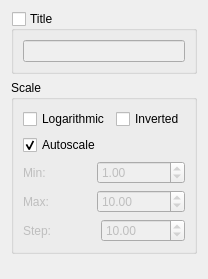
           <widget class="QWidget" name="tabWidgetPage1_2">
            <attribute name="title">
             <string>Bottom</string>
            </attribute>
            <layout class="QVBoxLayout" name="verticalLayout_17">
             <item>
              <widget class="QGroupBox" name="settingsXBTitleGroup">
               <property name="title">
                <string>Title</string>
               </property>
               <property name="checkable">
                <bool>true</bool>
               </property>
               <property name="checked">
                <bool>false</bool>
               </property>
               <layout class="QVBoxLayout" name="verticalLayout_13">
                <item>
                 <widget class="QLineEdit" name="settingsXBTitleEdit"/>
                </item>
               </layout>
              </widget>
             </item>
             <item>
              <widget class="QGroupBox" name="groupBox">
               <property name="title">
                <string>Scale</string>
               </property>
               <layout class="QVBoxLayout" name="verticalLayout_5">
                <item>
                 <layout class="QHBoxLayout" name="horizontalLayout_5">
                  <item>
                   <widget class="QCheckBox" name="settingsXBLogCheck">
                    <property name="text">
                     <string>Logarithmic</string>
                    </property>
                   </widget>
                  </item>
                  <item>
                   <widget class="QCheckBox" name="settingsXBInvCheck">
                    <property name="text">
                     <string>Inverted</string>
                    </property>
                   </widget>
                  </item>
                 </layout>
                </item>
                <item>
                 <widget class="QCheckBox" name="settingsXBAutoscaleCheck">
                  <property name="text">
                   <string>Autoscale</string>
                  </property>
                  <property name="checked">
                   <bool>true</bool>
                  </property>
                 </widget>
                </item>
                <item>
                 <layout class="QHBoxLayout" name="horizontalLayout_14">
                  <item>
                   <widget class="QLabel" name="xBScaleLabel1">
                    <property name="enabled">
                     <bool>false</bool>
                    </property>
                    <property name="text">
                     <string>Min:</string>
                    </property>
                   </widget>
                  </item>
                  <item>
                   <widget class="QDoubleSpinBox" name="settingsXBScaleMinSpin">
                    <property name="enabled">
                     <bool>false</bool>
                    </property>
                    <property name="minimum">
                     <double>-999999999.000000000000000</double>
                    </property>
                    <property name="maximum">
                     <double>999999999.000000000000000</double>
                    </property>
                    <property name="value">
                     <double>1.000000000000000</double>
                    </property>
                   </widget>
                  </item>
                 </layout>
                </item>
                <item>
                 <layout class="QHBoxLayout" name="horizontalLayout_15">
                  <item>
                   <widget class="QLabel" name="xBScaleLabel2">
                    <property name="enabled">
                     <bool>false</bool>
                    </property>
                    <property name="text">
                     <string>Max:</string>
                    </property>
                   </widget>
                  </item>
                  <item>
                   <widget class="QDoubleSpinBox" name="settingsXBScaleMaxSpin">
                    <property name="enabled">
                     <bool>false</bool>
                    </property>
                    <property name="minimum">
                     <double>-999999999.000000000000000</double>
                    </property>
                    <property name="maximum">
                     <double>999999999.000000000000000</double>
                    </property>
                    <property name="value">
                     <double>10.000000000000000</double>
                    </property>
                   </widget>
                  </item>
                 </layout>
                </item>
                <item>
                 <layout class="QHBoxLayout" name="horizontalLayout_13">
                  <item>
                   <widget class="QLabel" name="xBScaleLabel3">
                    <property name="enabled">
                     <bool>false</bool>
                    </property>
                    <property name="text">
                     <string>Step:</string>
                    </property>
                   </widget>
                  </item>
                  <item>
                   <widget class="QDoubleSpinBox" name="settingsXBScaleStepSpin">
                    <property name="enabled">
                     <bool>false</bool>
                    </property>
                    <property name="maximum">
                     <double>999999999.000000000000000</double>
                    </property>
                    <property name="value">
                     <double>10.000000000000000</double>
                    </property>
                   </widget>
                  </item>
                 </layout>
                </item>
               </layout>
              </widget>
             </item>
             <item>
              <spacer name="verticalSpacer_4">
               <property name="orientation">
                <enum>Qt::Vertical</enum>
               </property>
               <property name="sizeHint" stdset="0">
                <size>
                 <width>20</width>
                 <height>14</height>
                </size>
               </property>
              </spacer>
             </item>
            </layout>
           </widget>
